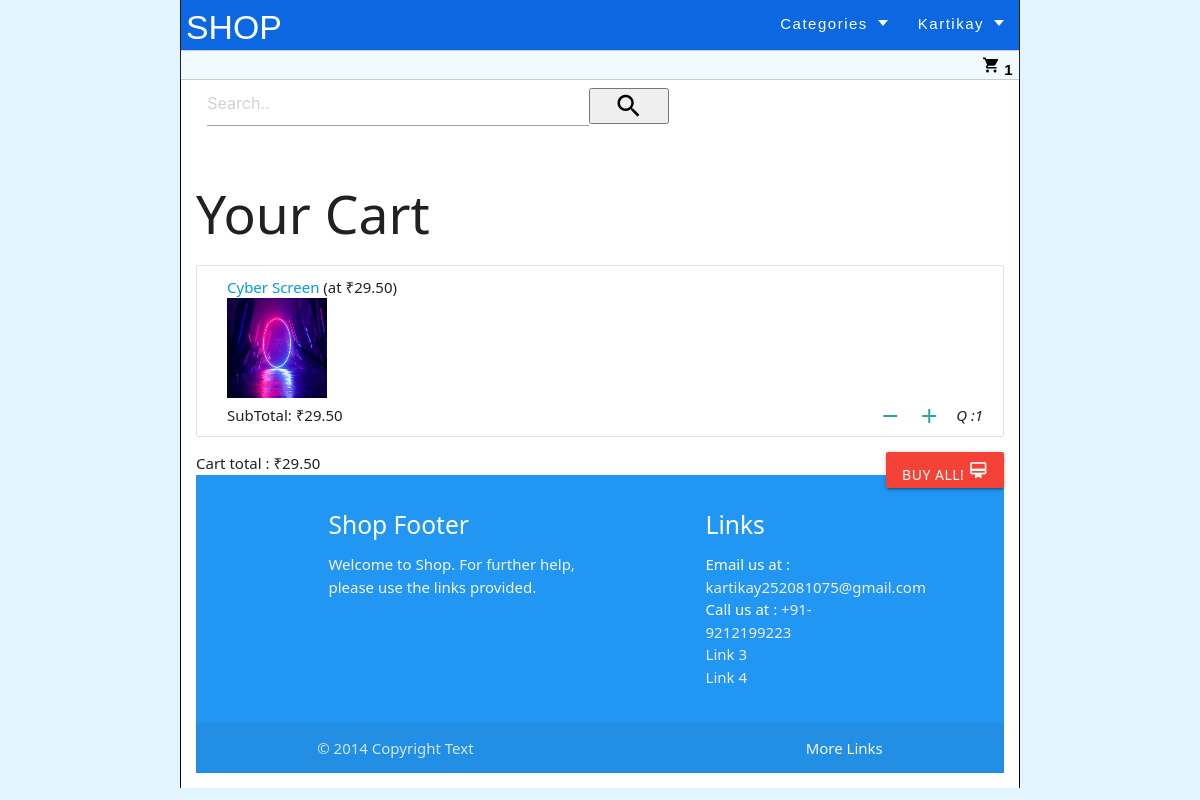
The app's page /cart/ (signed in), older data.
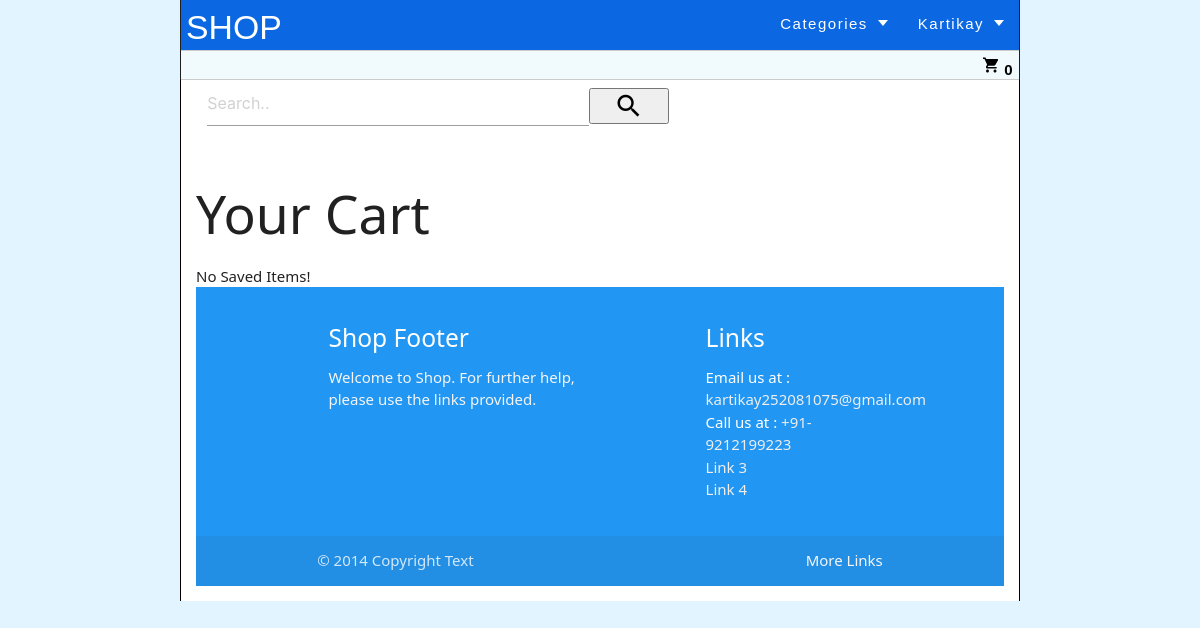
The same page, newer data.
### Product/models.py (models this page shows, shortened)
class Cart(models.Model):
    user = models.ForeignKey(User,on_delete=models.CASCADE)
    product = models.ForeignKey(Product, null=False,on_delete=models.CASCADE)
    quantity = models.PositiveIntegerField(default=1)
    added_date = models.DateTimeField(default=timezone.now())
    def get_total_item_price(self):
        return self.quantity * self.product.price

class Product(models.Model):
    id = models.AutoField(primary_key=True)
    subCategory = models.ForeignKey(SubCategory,on_delete=models.DO_NOTHING, null = False)
    user = models.ForeignKey(User, on_delete=models.CASCADE, null = False)
    shippingDetail = models.ForeignKey(ShippingDetails, null = False, on_delete = models.PROTECT)
    title = models.CharField(max_length=200, blank=False,null=False)
    thumbnail1 = models.ImageField(null=False)
    thumbnail2= models.ImageField(null=True, blank=True)
    thumbnail3 = models.ImageField(null=True, blank=True)
    thumbnail4 = models.ImageField(null=True, blank=True)
    thumbnail5 = models.ImageField(null=True, blank=True)
    description = models.TextField()
    searchKeywords = models.TextField()
    price = models.DecimalField(max_digits=10,decimal_places=2)
    incTax = models.BooleanField(default=False)
    refundable = models.BooleanField(default=False)
    refund_period = models.IntegerField(null=True, blank=True, default= 0)
    availableQt = models.PositiveIntegerField(null=False, blank=False, default= 0)
    inProcessQt = models.IntegerField(null=False, blank=False,default=0)
    soldQt = models.IntegerField(null=False, blank=False,default=0)
    createDate = models.DateTimeField(auto_now_add=True)
    updateDate = models.DateTimeField(auto_now=True)

### Product/views.py (the view)
# urls.py: path("cart/", views.cart, name="cart"),
@login_required(login_url='user/login')
def cart(request):
    user = request.user
    cartProducts =  Cart.objects.filter(user=user)
    cartSubTotal = 0
    for cartp in cartProducts:
        cartSubTotal += cartp.get_total_item_price()
    return render(request, "Product/cart.html", context={"cartProducts": cartProducts, "cartSubTotal":cartSubTotal})

### Product/context_processors.py (called while the page is built)
def cartCountVariable(request):
    return {
        'cartCount': cartCount(request)
    }

def categoryDropdownMenu(request):
    return {
        'categoryDropdown': categoryDropdown(request)
    }

### Product/views.py (called while the page is built)
def cartCount(request):
    user = request.user
    cartCount = 0
    try:
        if user is not None:
            cart = Cart.objects.filter(user=user)
            for i in cart:
                cartCount += i.quantity
        return cartCount
    except:
        return cartCount

def categoryDropdown(request):
    categories = Category.objects.all()
    return categories

### Product/templates/Product/cart.html
{% extends "User/layout.html" %}
{% block body %}
{% if user.is_authenticated %}
<h2> Your Cart </h2>
    {% for cartProduct in cartProducts %}
    <ul class="collection with-header">
        <li class="collection-item">
        <a href="{% url 'productPage' cartProduct.product.id %}">{{ cartProduct.product.title }}</a> (at &#8377;{{ cartProduct.product.price }})<br>
        <img src="{{ cartProduct.product.thumbnail1.url|default_if_none:'#' }}" width="100" height="100"><br>
        <i class="right"> Q :{{ cartProduct.quantity }}</i>
        SubTotal: &#8377;{{cartProduct.get_total_item_price}}
        <a href="{% url 'addToCart' cartProduct.product.id %}" class="secondary-content"><i class="material-icons right">add</i></a>
        <a href="{% url 'removeFromCart' cartProduct.product.id %}" class="secondary-content"><i class="material-icons right">remove</i></a>
        </li>
    </ul>
    {% empty %}
    No Saved Items!
    {% endfor %}
    {% if cartSubTotal %}
    <strong>Cart total :</strong>  &#8377;{{ cartSubTotal }}
    <a class="btn waves-effect waves-light red right" href="{% url 'checkout' %}">Buy All! <i class="material-icons">card_membership</i></a><br>
    {% endif %}
{% else %}
You are Not Logged In
<p>Please <a href="{% url 'login' %}">Login</a> in order to create a listing!<br>If not a user,<a href="{% url 'register' %}">Register</a> now!</p>
{% endif %}
{% endblock %}

### User/templates/User/navbar.html (shortened to what this page needs)
{% load static %}
{% block custom%}
  <link href="{% static 'css/dist/site.css' %}" rel="stylesheet">
{% endblock %}
<div class="header-containet">
  <div class="s-logo-strip">
    <div class="s-logo-ele"><a class="s-logo-name" href="{% url 'home' %}">SHOP</a></div>
    <div class="s-header-content">
      <ul class="s-button-main">
        <li>
          <div class="s-menu-text">
            <div class="s-txt">Categories</div>
            <div class="arrow-down-container">
              <div class="arrow-down"></div>
            </div>
          </div>
        </li>
      </ul>
      {% if user.is_authenticated %}
      <ul class="s-button-main">
        <li>
          <div class="s-menu-text">
            <div class="s-txt">{{ user.fullname }}</div>
            <div class="arrow-down-container">
              <div class="arrow-down"></div>
            </div>
          </div>
        </li>
      </ul>
      {% else %}
      <label class="s-button-main">
        <a class="s-butt" href="{% url 'login' %}">Log In</a>
      </label>
      {% endif %}
    </div>
  </div>
  {% if user.is_authenticated %}
  <div class="s-submenu-container">
    <div class="right-align">
      <label class="s-button-main">
        <a href="{% url 'cart' %}">
          <span>{{ cartCount }}</span>
        </a>
      </label>
    </div>
  </div>
  {% endif %}
</div>

Row changes from the older to the newer data that the page shows:
removed Cart: product "Cyber Screen", product.price "29.50", product.thumbnail1 (picture), quantity "1", get_total_item_price "29.50"
Text that changed along with them:
{{ cartCount }}: "1" → "0"
{{ cartSubTotal }}: "29.50" → (not shown)
text no longer shown: "Cart total : ₹ BUY ALL!"
text now shown: "No Saved Items!"
